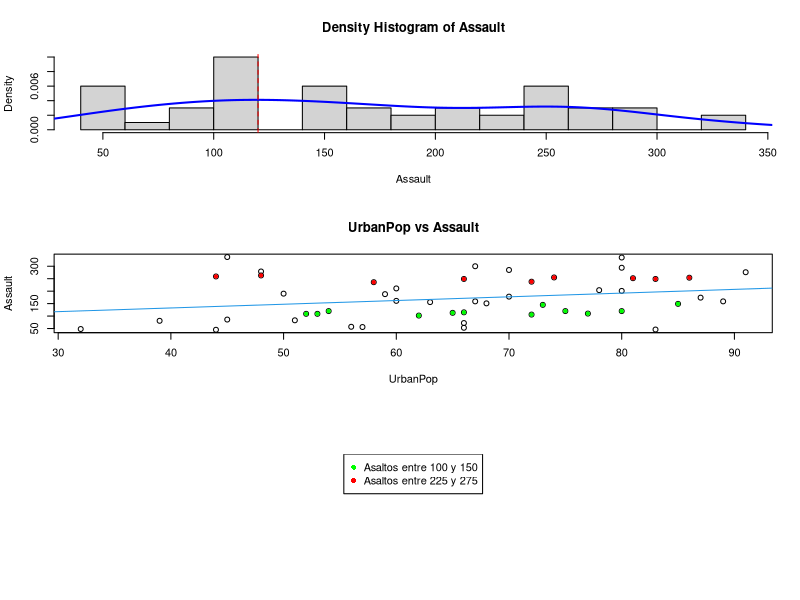

The R source for this figure:
attach(USArrests)

library(modeest)
par(mfrow=c(3,1))

#Calcular moda
moda=mlv(Assault, method = "mfv")[1]
moda

hist(Assault, main = "Density Histogram of Assault", freq=FALSE,
     xlab = "Assault", breaks = 12)
lines(density(Assault), col="blue", lwd=2)
abline(v=moda, col = "red", lty = 2)


# Plot
plot(UrbanPop,Assault,main="UrbanPop vs Assault")
abline(lm(Assault~UrbanPop),col=4)
points(UrbanPop[Assault >= 100 & Assault <= 150], 
       Assault[Assault >= 100 & Assault <= 150],col="green",pch=20 )
points(UrbanPop[Assault >= 225 & Assault <= 275], 
       Assault[Assault >= 225 & Assault <= 275],col="red",pch=20 )

plot.new()
legend("top", c("Asaltos entre 100 y 150","Asaltos entre 225 y 275"),
       pch=c(16, 16), col=c("green", "red"))
